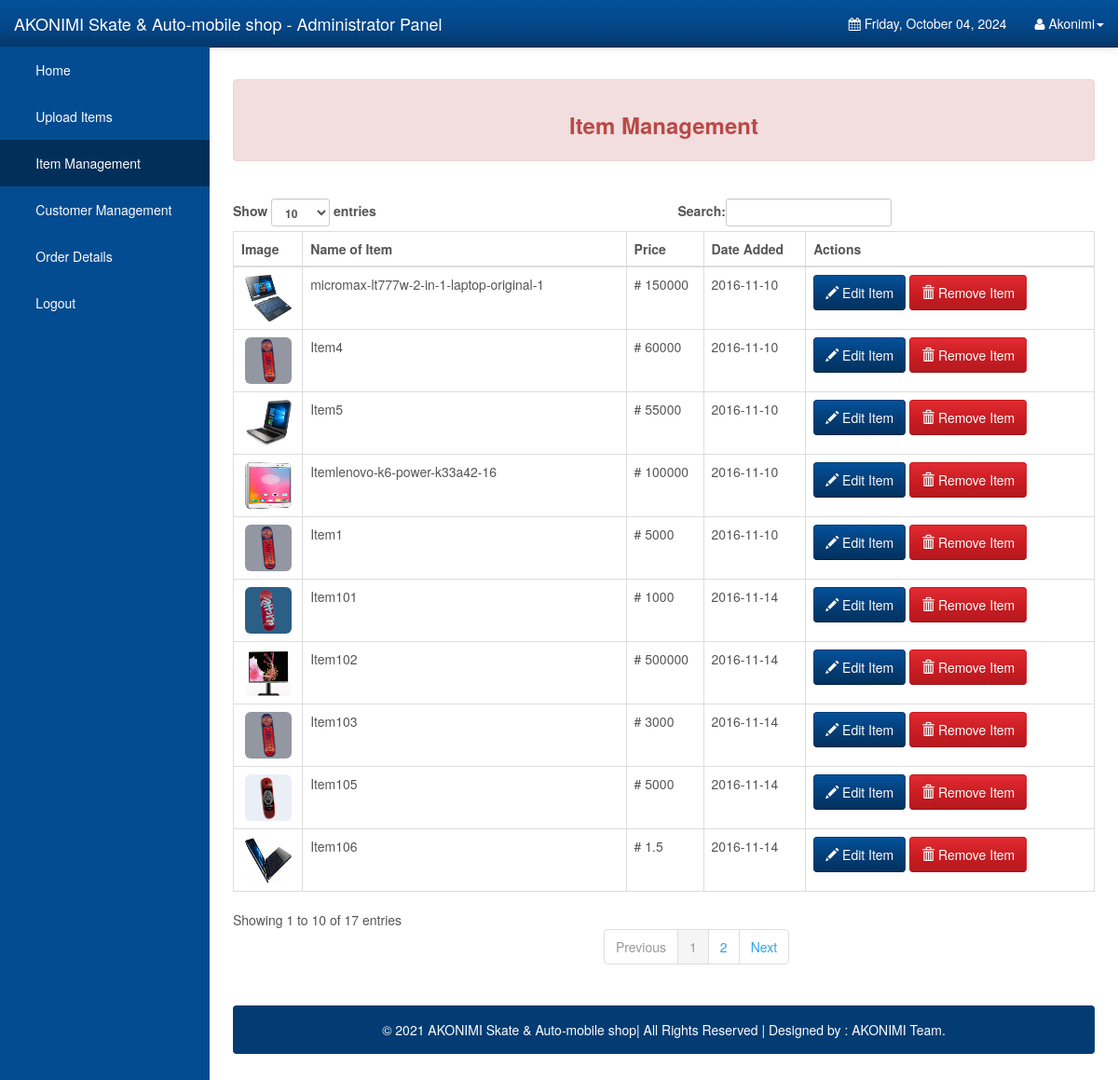
The page /Admin/items.php (signed in) on the database its author committed.
### tables this page shows
CREATE TABLE IF NOT EXISTS `items` (
  `item_id` int(10) unsigned NOT NULL AUTO_INCREMENT,
  `item_name` varchar(5000) NOT NULL DEFAULT '',
  `item_price` double DEFAULT NULL,
  `item_image` varchar(5000) NOT NULL DEFAULT '',
  `item_date` date NOT NULL DEFAULT '0000-00-00',
  PRIMARY KEY (`item_id`)
);

### Admin/items.php (the view, shortened to what this page needs)
<!DOCTYPE html>
<html lang="en">
<head>
    <link rel="stylesheet" type="text/css" href="bootstrap/css/bootstrap.min.css" />
    <link rel="stylesheet" type="text/css" href="font-awesome/css/font-awesome.min.css" />
    <link rel="stylesheet" type="text/css" href="css/local.css" />
</head>
<body>
    <div id="wrapper">
        <nav class="navbar navbar-inverse navbar-fixed-top" role="navigation">
            <div class="navbar-header">
                <a class="navbar-brand" href="index.php">AKONIMI Skate & Auto-mobile shop - Administrator Panel</a>
            </div>
            <div class="collapse navbar-collapse navbar-ex1-collapse">
                <ul class="nav navbar-nav side-nav">
                    <li><a href="index.php"> &nbsp; &nbsp; &nbsp; Home</a></li>
					<li><a data-toggle="modal" data-target="#uploadModal"> &nbsp; &nbsp; &nbsp; Upload Items</a></li>
					<li class="active"><a href="items.php"> &nbsp; &nbsp; &nbsp; Item Management</a></li>
					<li><a href="customers.php"> &nbsp; &nbsp; &nbsp; Customer Management</a></li>
					<li><a href="orderdetails.php"> &nbsp; &nbsp; &nbsp; Order Details</a></li>
					<li><a href="logout.php"> &nbsp; &nbsp; &nbsp; Logout</a></li>
                </ul>
                <ul class="nav navbar-nav navbar-right navbar-user">
                    <li class="dropdown messages-dropdown">
                        <a href="#"><i class="fa fa-calendar"></i>  <?php
                            $Today=date('y:m:d');
                            $new=date('l, F d, Y',strtotime($Today));
                            echo $new; ?></a>
                    </li>
                     <li class="dropdown user-dropdown">
                        <a href="#" class="dropdown-toggle" data-toggle="dropdown"><i class="fa fa-user"></i> <?php   extract($_SESSION); echo $admin_username; ?><b class="caret"></b></a>
                    </li>
                </ul>
            </div>
        </nav>
        <div id="page-wrapper">
			 <div class="alert alert-danger">
                          <center> <h3><strong>Item Management</strong> </h3></center>
						  </div>
						  <br />
						  <div class="table-responsive">
            <table class="display table table-bordered" id="example" cellspacing="0" width="100%">
              <thead>
                <tr>
                  <th>Image</th>
                  <th>Name of Item</th>
				  <th>Price</th>
				  <th>Date Added</th>
                  <th>Actions</th>
                </tr>
              </thead>
              <tbody>
			  <?php
include("config.php");
	$stmt = $DB_con->prepare('SELECT * FROM items');
	$stmt->execute();
	if($stmt->rowCount() > 0)
	{
		while($row=$stmt->fetch(PDO::FETCH_ASSOC))
		{
			extract($row);
			?>
                <tr>
                  <td>
				<center> <img src="item_images/<?php echo $item_image; ?>" class="img img-rounded"  width="50" height="50" /></center>
				 </td>
                 <td><?php echo $item_name; ?></td>
				 <td># <?php echo $item_price; ?></td>
				 <td><?php echo $item_date; ?></td>
				 <td>
				 <a class="btn btn-info" href="edititem.php?edit_id=<?php echo $row['item_id']; ?>" title="click for edit" onclick="return confirm('Are you sure edit this item?')"><span class='glyphicon glyphicon-pencil'></span> Edit Item</a>
                  <a class="btn btn-danger" href="?delete_id=<?php echo $row['item_id']; ?>" title="click for delete" onclick="return confirm('Are you sure to remove this item?')"><span class='glyphicon glyphicon-trash'></span> Remove Item</a>
                  </td>
                </tr>
              <?php
		}
		echo "</tbody>";
		echo "</table>";
		echo "</div>";
		echo "<br />";
		echo '<div class="alert alert-default" style="background-color:#033c73;">
                       <p style="color:white;text-align:center;">
                       &copy 2021 AKONIMI Skate & Auto-mobile shop| All Rights Reserved |  Designed by : AKONIMI Team.
						</p>
                    </div>
	</div>';
		echo "</div>";
	}
?>
	<br />
	<br />
</body>
</html>

### Admin/css/local.css (style rules this page uses)
#wrapper { padding-left: 0; }
#page-wrapper { width: 100%; padding: 5px 15px; }
body { font-family: "Helvetica Neue", Helvetica, Arial, sans-serif; font-size: 14px; line-height: 1.42857143; color: #555555; background-color: #ffffff; }
.btn { display: inline-block; margin-bottom: 0; font-weight: normal; text-align: center; vertical-align: middle; cursor: pointer; background-image: none; border: 1px solid transparent; white-space: nowrap; padding: 8px 12px; font-size: 14px; line-height: 1.42857143; border-radius: 4px; -webkit-user-select: none; -moz-user-select: none; -ms-user-select: none; user-select: none; }
.btn-info { color: #ffffff; background-color: #033c73; border-color: #033c73; }
.btn-danger { color: #ffffff; background-color: #c71c22; border-color: #c71c22; }
.navbar-inverse { background-color: #033c73; border-color: #022f5a; }
.navbar-inverse .navbar-brand { color: #ffffff; }
.navbar-inverse .navbar-nav > li > a { color: #ffffff; }
.navbar-inverse .navbar-nav > .active > a, .navbar-inverse .navbar-nav > .active > a:hover, .navbar-inverse .navbar-nav > .active > a:focus { color: #ffffff; background-color: #022f5a; }
.navbar-inverse .navbar-collapse, .navbar-inverse .navbar-form { border-color: #022a50; }
.alert-danger { background-color: #f2dede; border-color: #eed3d7; color: #b94a48; }
.navbar { background-image: -webkit-linear-gradient(#54b4eb, #2fa4e7 60%, #1d9ce5); background-image: linear-gradient(#54b4eb, #2fa4e7 60%, #1d9ce5); background-repeat: no-repeat; filter: progid:DXImageTransform.Microsoft.gradient(startColorstr='#ff54b4eb', endColorstr='#ff1d9ce5', GradientType=0); border-bottom: 1px solid #178acc; filter: none; -webkit-box-shadow: 0 1px 10px rgba(0, 0, 0, 0.1); box-shadow: 0 1px 10px rgba(0, 0, 0, 0.1); }
.navbar .navbar-nav > li > a, .navbar-brand { text-shadow: 0 1px 0 rgba(0, 0, 0, 0.1); }
.navbar-inverse { background-image: -webkit-linear-gradient(#04519b, #044687 60%, #033769); background-image: linear-gradient(#04519b, #044687 60%, #033769); background-repeat: no-repeat; filter: progid:DXImageTransform.Microsoft.gradient(startColorstr='#ff04519b', endColorstr='#ff033769', GradientType=0); filter: none; border-bottom: 1px solid #022241; }
.btn { text-shadow: 0 1px 0 rgba(0, 0, 0, 0.1); }
.btn-info { background-image: -webkit-linear-gradient(#04519b, #033c73 60%, #02325f); background-image: linear-gradient(#04519b, #033c73 60%, #02325f); background-repeat: no-repeat; filter: progid:DXImageTransform.Microsoft.gradient(startColorstr='#ff04519b', endColorstr='#ff02325f', GradientType=0); filter: none; border-bottom: 1px solid #022241; }
.btn-danger { background-image: -webkit-linear-gradient(#e12b31, #c71c22 60%, #b5191f); background-image: linear-gradient(#e12b31, #c71c22 60%, #b5191f); background-repeat: no-repeat; filter: progid:DXImageTransform.Microsoft.gradient(startColorstr='#ffe12b31', endColorstr='#ffb5191f', GradientType=0); filter: none; border-bottom: 1px solid #9a161a; }
.clearfix:before, .clearfix:after, .container:before, .container:after, .container-fluid:before, .container-fluid:after, .row:before, .row:after, .form-horizontal .form-group:before, .form-horizontal .form-group:after, .btn-toolbar:before, .btn-toolbar:after, .btn-group-vertical > .btn-group:before, .btn-group-vertical > .btn-group:after, .nav:before, .nav:after, .navbar:before, .navbar:after, .navbar-header:before, .navbar-header:after, .navbar-collapse:before, .navbar-collapse:after, .pager:before, .pager:after, .panel-body:before, .panel-body:after, .modal-footer:before, .modal-footer:after { content: " "; display: table; }
.clearfix:after, .container:after, .container-fluid:after, .row:after, .form-horizontal .form-group:after, .btn-toolbar:after, .btn-group-vertical > .btn-group:after, .nav:after, .navbar:after, .navbar-header:after, .navbar-collapse:after, .pager:after, .panel-body:after, .modal-footer:after { clear: both; }
a { color: #2fa4e7; text-decoration: none; }
@media (min-width:768px) { #wrapper { padding-left: 225px; } }
@media (min-width:768px) { #page-wrapper { padding: 15px 25px; } }
@media (min-width:768px) { .side-nav { margin-left: -225px; left: 225px; width: 225px; position: fixed; top: 50px; height: 100%; border-radius: 0; border: none; background-color: #044C92; overflow-y: auto; } }
@media (min-width:768px) { .side-nav>li>a { width: 225px; } }
@media (min-width:768px) { .navbar-collapse { padding-left: 15px !important; padding-right: 15px !important; } }

### rows shown on the page
items: item_image (picture), item_name "micromax-lt777w-2-in-1-laptop-original-1", item_price "150000", item_date "2016-11-10"
items: item_image (picture), item_name "Item4", item_price "60000", item_date "2016-11-10"
items: item_image (picture), item_name "Item5", item_price "55000", item_date "2016-11-10"
items: item_image (picture), item_name "Itemlenovo-k6-power-k33a42-16", item_price "100000", item_date "2016-11-10"
items: item_image (picture), item_name "Item1", item_price "5000", item_date "2016-11-10"
items: item_image (picture), item_name "Item101", item_price "1000", item_date "2016-11-14"
items: item_image (picture), item_name "Item102", item_price "500000", item_date "2016-11-14"
items: item_image (picture), item_name "Item103", item_price "3000", item_date "2016-11-14"
items: item_image (picture), item_name "Item105", item_price "5000", item_date "2016-11-14"
items: item_image (picture), item_name "Item106", item_price "1.5", item_date "2016-11-14"

### other values the page prints
$admin_username "Akonimi"
